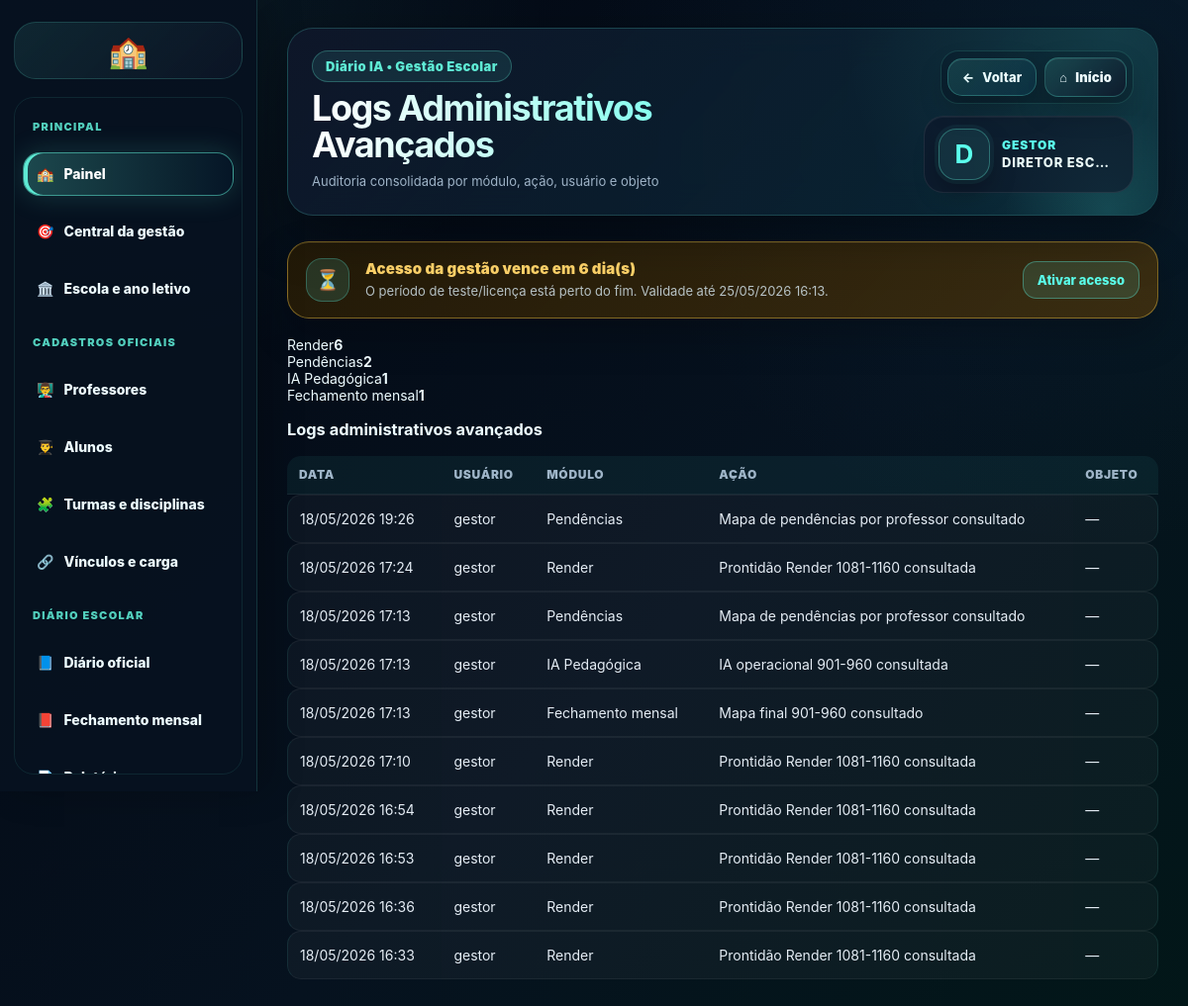
The page /gestao/logs/avancados/ (signed in) on the database its author committed.
### apps/usuarios/models.py (models this page shows, shortened)
class Usuario(AbstractUser):
    class TipoUsuario(models.TextChoices):
        ADMIN = 'ADMIN', 'Administrador'
        PROF = 'PROF', 'Professor'
        COORD = 'COORD', 'Coordenador'
        SEC = 'SEC', 'Secretaria'
    tipo = models.CharField(
        max_length=10,
        choices=TipoUsuario.choices,
        default=TipoUsuario.PROF
    )
    foto = models.ImageField(
        upload_to="professores/",
        null=True,
        blank=True
    )
    gestao_teste_inicio = models.DateTimeField(
        null=True,
        blank=True,
        verbose_name="Início do teste da gestão",
    )
    gestao_acesso_expira_em = models.DateTimeField(
        null=True,
        blank=True,
        verbose_name="Acesso da gestão expira em",
    )
    gestao_acesso_bloqueado = models.BooleanField(
        default=False,
        verbose_name="Acesso da gestão bloqueado",
    )
    gestao_serial_ultimo = models.CharField(
        max_length=255,
        blank=True,
        default="",
        verbose_name="Último serial aplicado",
    )

### apps/academico/models.py (models this page shows, shortened)
class AuditoriaSistema(models.Model):
    usuario = models.ForeignKey(
        settings.AUTH_USER_MODEL,
        on_delete=models.SET_NULL,
        null=True,
        blank=True,
        related_name="auditorias"
    )
    modulo = models.CharField(max_length=120)
    acao = models.CharField(max_length=160)
    objeto = models.CharField(
        max_length=180,
        blank=True,
        null=True
    )
    descricao = models.TextField(
        blank=True,
        null=True
    )
    criado_em = models.DateTimeField(auto_now_add=True)
    class Meta:
        ordering = ["-criado_em"]
        verbose_name = "Auditoria do sistema"
        verbose_name_plural = "Auditorias do sistema"

### apps/core/views_gestao.py (the view)
# urls.py: path('gestao/logs/avancados/', views.gestao_logs_avancados, name='gestao_logs_avancados'),
@login_required
def gestao_logs_avancados(request):
    if not usuario_gestor(request.user):
        return render(request, "core/acesso_negado.html")
    logs = AuditoriaSistema.objects.select_related("usuario")[:150]
    modulos = AuditoriaSistema.objects.values("modulo").annotate(total=Count("id")).order_by("-total")[:20]
    return render(request, "gestao/logs_avancados.html", {"hoje": date.today(), "logs": logs, "modulos": modulos})

### apps/core/context_processors.py (called while the page is built, shortened)
def escola_institucional(request):
    dados = {
        "escola_login": None,
        "escola_login_estado": "ESTADO DO MARANHÃO",
        "escola_login_secretaria": "SECRETARIA DE ESTADO DA EDUCAÇÃO",
        "escola_login_nome_titulo": "Instituição escolar",
        "escola_login_nome_info": "Configurar no painel da gestão",
        "escola_login_aldeia": "Configurar no painel da gestão",
        "escola_login_terra": "Configurar no painel da gestão",
        "escola_login_texto": "Ambiente oficial de acesso da instituição escolar.",
        "gestor_login_nome": "Direção escolar",
        "gestor_login_cargo": "Gestão responsável",
    }
    try:
        from apps.academico.models import Escola
        escola = Escola.objects.filter(ativa=True).first() or Escola.objects.first()
        dados["escola_login"] = escola
    except Exception:
        pass
    return dados

### apps/core/licenca_gestao.py (called while the page is built)
def dias_teste_gestao():
    return max(int(getattr(settings, "GESTAO_TRIAL_DIAS", 7)), 1)

def usuario_eh_gestao(user):
    return getattr(user, "is_authenticated", False) and getattr(user, "tipo", "") in PERFIS_GESTAO

def garantir_periodo_teste(user):
    if not usuario_eh_gestao(user):
        return user
    if getattr(user, "gestao_acesso_expira_em", None):
        return user
    agora = timezone.now()
    inicio = getattr(user, "date_joined", None) or agora
    if timezone.is_naive(inicio):
        inicio = timezone.make_aware(inicio, timezone.get_current_timezone())
    user.gestao_teste_inicio = getattr(user, "gestao_teste_inicio", None) or inicio
    user.gestao_acesso_expira_em = inicio + timedelta(days=dias_teste_gestao())
    user.gestao_acesso_bloqueado = False
    user.save(update_fields=["gestao_teste_inicio", "gestao_acesso_expira_em", "gestao_acesso_bloqueado"])
    return user

def acesso_gestao_expirado(user):
    if not usuario_eh_gestao(user):
        return False
    garantir_periodo_teste(user)
    if getattr(user, "gestao_acesso_bloqueado", False):
        return True
    expira = getattr(user, "gestao_acesso_expira_em", None)
    if not expira:
        return False
    return timezone.now() > expira

### apps/core/templatetags/tratamento_usuario_tags.py (called while the page is built)
def _clean(value):
    return str(value or "").strip()

def _primeiro_nome(user):
    nome = _nome_usuario(user)
    return _clean(nome.split()[0]).lower()

@register.filter
def nome_exibicao(user):
    return _nome_usuario(user)

@register.filter
def tratamento_gestao(user):
    return "Gestora" if _provavel_feminino(user) else "Gestor"

### templates/gestao/logs_avancados.html
{% extends "gestao/base_premium_gestao.html" %}{% block titulo %}Logs Administrativos Avançados{% endblock %}{% block subtitulo %}Auditoria consolidada por módulo, ação, usuário e objeto{% endblock %}{% block icone %}🧾{% endblock %}{% block icone2 %}🧾{% endblock %}{% block conteudo %}<section class="e16-grid">{% for m in modulos %}<div class="e16-card"><span>{{ m.modulo|default:"Sistema" }}</span><strong>{{ m.total }}</strong></div>{% empty %}<div class="e16-card"><span>Logs</span><strong>0</strong></div>{% endfor %}</section><section class="e16-panel"><h3>Logs administrativos avançados</h3><table class="e16-table"><tr><th>Data</th><th>Usuário</th><th>Módulo</th><th>Ação</th><th>Objeto</th></tr>{% for log in logs %}<tr><td>{{ log.criado_em|date:"d/m/Y H:i" }}</td><td>{% if log.usuario %}{{ log.usuario.username }}{% else %}Sistema{% endif %}</td><td>{{ log.modulo }}</td><td>{{ log.acao }}</td><td>{{ log.objeto|default:"—" }}</td></tr>{% empty %}<tr><td colspan="5">Nenhum log registrado.</td></tr>{% endfor %}</table></section>{% endblock %}

### templates/gestao/base_premium_gestao.html (shortened to what this page needs)
{% load static tratamento_usuario_tags %}
<!doctype html>
<html lang="pt-br">
<head>
    <link rel="stylesheet" href="{% static 'css/premium_base_final.css' %}">
    <link rel="stylesheet" href="{% static 'css/premium_responsive_final.css' %}">
    <link rel="stylesheet" href="{% static 'css/premium_print_final.css' %}">
</head>
<body>
<div class="layout ia-clean-shell gestao-shell">
    {% include 'partials/gestao_sidebar.html' %}
    <main class="content gestao-content">
        <header class="gestao-base-header no-print">
            <div>
                <span class="gestao-base-badge">Diário IA • Gestão Escolar</span>
                <h1 class="gestao-base-title">{% block titulo %}{% endblock %}</h1>
                <p class="gestao-base-sub">{% block subtitulo %}Administração escolar{% endblock %}</p>
            </div>
            <div class="gestao-base-actions">
                {% include 'partials/gestao_page_actions.html' %}
                <a class="hero-mini-card gestao-mini-user profile-mini-link profile-mini-with-name" href="{% url 'gestao_configuracoes' %}" title="Imagem e perfil da gestão">
                    {% if request.user and request.user.is_authenticated and request.user.foto %}
                        <img class="profile-mini-photo" src="{{ request.user.foto.url }}" alt="Imagem da gestão">
                    {% else %}
                        <strong class="profile-mini-initial">{% if request.user and request.user.is_authenticated %}{{ request.user|nome_exibicao|default:'G'|slice:':1' }}{% else %}G{% endif %}</strong>
                    {% endif %}
                    <span class="profile-mini-text">
                        <b class="profile-mini-role">{% if request.user and request.user.is_authenticated %}{{ request.user|tratamento_gestao }}{% else %}Gestor(a){% endif %}</b>
                        <small class="profile-mini-name">{% if request.user and request.user.is_authenticated %}{{ request.user|nome_exibicao }}{% else %}Acesso da gestão{% endif %}</small>
                    </span>
                </a>
            </div>
        </header>
        {% include 'partials/aviso_licenca_gestao.html' %}
        {% block conteudo %}{% endblock %}
    </main>
</div>
</body>
</html>

### templates/partials/aviso_licenca_gestao.html (shortened to what this page needs)
{% load licenca_tags %}
{% licenca_gestao_status as licenca_gestao %}
{% if licenca_gestao.mostrar %}
  <section class="gestao-license-banner gestao-license-banner-{{ licenca_gestao.status }} no-print">
    <div class="gestao-license-icon">{% if licenca_gestao.expirado %}🔒{% elif licenca_gestao.status == 'ok' %}✅{% else %}⏳{% endif %}</div>
    <div class="gestao-license-text">
      <strong>{{ licenca_gestao.titulo }}</strong>
      <span>{{ licenca_gestao.texto }} Validade até {{ licenca_gestao.expira|date:"d/m/Y H:i" }}.</span>
    </div>
    {% if licenca_gestao.expirado or licenca_gestao.status != 'ok' %}
      <a class="gestao-license-action" href="{% url 'ativar_acesso_gestao' %}">Ativar acesso</a>
    {% endif %}
  </section>
{% endif %}

### templates/partials/aviso_licenca_gestao.html (style rules this page uses)
.gestao-license-banner { display:flex; align-items:center; justify-content:space-between; gap:16px; margin:0 0 18px; padding:16px 18px; border:1px solid rgba(95,255,238,.28); border-radius:22px; background:linear-gradient(135deg, rgba(8,20,38,.92), rgba(15,68,73,.72)); box-shadow:0 16px 40px rgba(0,0,0,.22), inset 0 1px 0 rgba(255,255,255,.04); color:#eaffff; }
.gestao-license-icon { width:44px; height:44px; border-radius:16px; display:grid; place-items:center; background:rgba(95,255,238,.12); border:1px solid rgba(95,255,238,.25); font-size:20px; flex:0 0 auto; }
.gestao-license-text { display:flex; flex-direction:column; gap:4px; min-width:0; flex:1; }
.gestao-license-text strong { font-size:15px; font-weight:900; color:#6dfff0; letter-spacing:.01em; }
.gestao-license-text span { font-size:13px; line-height:1.45; color:rgba(226,245,255,.76); }
.gestao-license-action { text-decoration:none; white-space:nowrap; padding:10px 14px; border-radius:14px; border:1px solid rgba(95,255,238,.35); background:rgba(95,255,238,.12); color:#6dfff0; font-size:13px; font-weight:900; }
.gestao-license-banner-atencao { border-color:rgba(255,207,73,.42); background:linear-gradient(135deg, rgba(37,27,7,.92), rgba(76,53,11,.74)); }
.gestao-license-banner-atencao .gestao-license-text strong, .gestao-license-banner-atencao .gestao-license-action { color:#ffd46a; }

### rows shown on the page
Usuario: user|nome_exibicao "D", user|tratamento_gestao "GESTOR", user|nome_exibicao "DIRETOR ESC…", expira "25/05/2026 16:13"
AuditoriaSistema: criado_em "18/05/2026 19:26", usuario.username "gestor", modulo "Pendências", acao "Mapa de pendências por professor consultado", objeto "—"
AuditoriaSistema: criado_em "18/05/2026 17:24", usuario.username "gestor", modulo "Render", acao "Prontidão Render 1081-1160 consultada", objeto "—"
AuditoriaSistema: criado_em "18/05/2026 17:13", usuario.username "gestor", modulo "Pendências", acao "Mapa de pendências por professor consultado", objeto "—"
AuditoriaSistema: criado_em "18/05/2026 17:13", usuario.username "gestor", modulo "IA Pedagógica", acao "IA operacional 901-960 consultada", objeto "—"
AuditoriaSistema: criado_em "18/05/2026 17:13", usuario.username "gestor", modulo "Fechamento mensal", acao "Mapa final 901-960 consultado", objeto "—"
AuditoriaSistema: criado_em "18/05/2026 17:10", usuario.username "gestor", modulo "Render", acao "Prontidão Render 1081-1160 consultada", objeto "—"
AuditoriaSistema: criado_em "18/05/2026 16:54", usuario.username "gestor", modulo "Render", acao "Prontidão Render 1081-1160 consultada", objeto "—"
AuditoriaSistema: criado_em "18/05/2026 16:53", usuario.username "gestor", modulo "Render", acao "Prontidão Render 1081-1160 consultada", objeto "—"
AuditoriaSistema: criado_em "18/05/2026 16:36", usuario.username "gestor", modulo "Render", acao "Prontidão Render 1081-1160 consultada", objeto "—"
AuditoriaSistema: criado_em "18/05/2026 16:33", usuario.username "gestor", modulo "Render", acao "Prontidão Render 1081-1160 consultada", objeto "—"

### other values the page prints
{{ licenca_gestao.titulo }} "Acesso da gestão vence em 6 dia(s)"
{{ licenca_gestao.texto }} "O período de teste/licença está perto do fim."
{{ m.modulo|default:"Sistema" }} "Render" "Pendências" "IA Pedagógica" "Fechamento mensal"
{{ m.total }} "6" "2" "1" "1"
